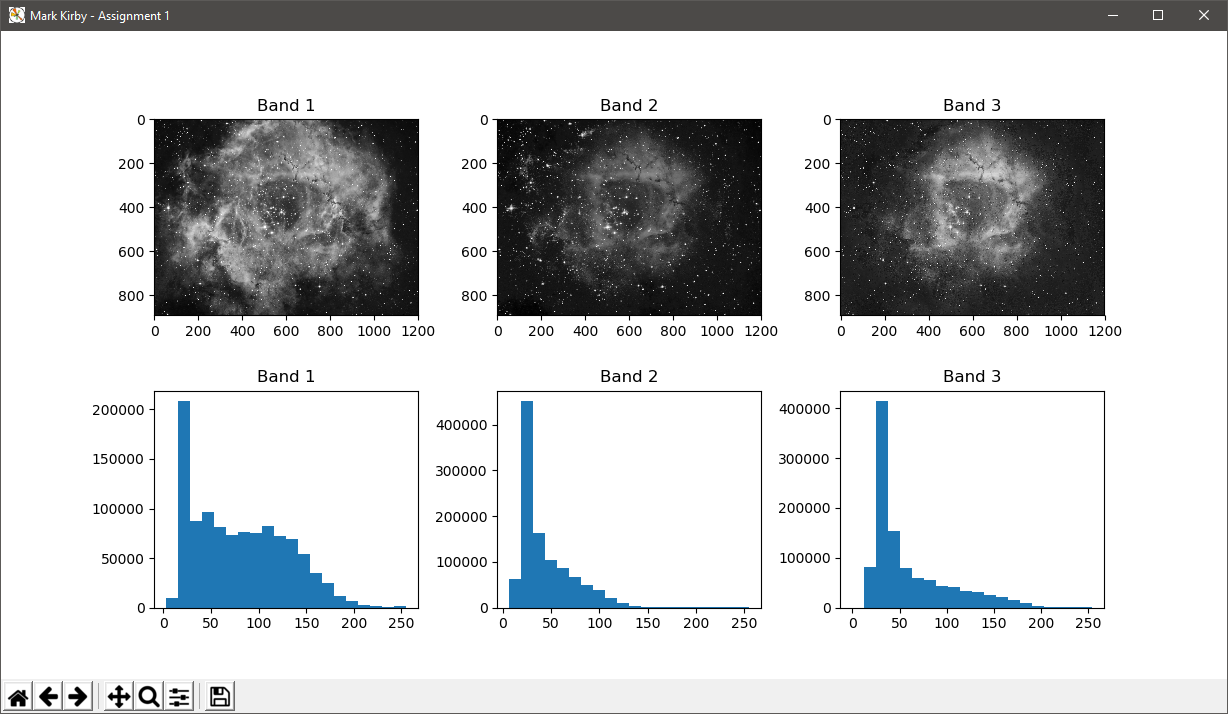
#> input picture tutorial1/votius/GDAA2030_T1_Kirby.png, 1228 x 714 px
$ python GDAA2030_T1_Kirby.py
#> lines starting #> are read from the running program, lines starting #| are printed output that depends on the picture
########################################################################
### Purpose:    Image Analytics - Assignment 1                       ###
### Name:       M Kirby                                              ###
### Date:       Feb 11 2020                                          ###
########################################################################

# import libraies
import numpy as np
from matplotlib import pyplot as plt
from PIL import Image


# set variable to our selected image (stored locally)
imagePath = 'GDAA2030_T1_Kirby.png'

# creates a variable as a pillow object from image
im = Image.open(imagePath)
#> im is the input picture: PIL image 1228x714 RGB; mean R, G, B 201, 203.5, 205.1

# ceates a variable as a numpy array from the pillow object
imarray = np.array(im)

# a list of the available bands in the image, would be more in a MS/HS image
bands = [0,1,2]

# declaring the figure object pror to the loop to title it
plt.figure(num='Mark Kirby - Assignment 1')

# loop through the bands and creates a 2 x 3 array of subplots
# the first row is an image of a single band from the image
# the second row is a histogram of each band in the image
# ADDITIONAL: Added titles to each subplot, adjusted spacing for nicer output
for index in bands:

    # first row of the subplot: index +1 results in first, second, third subpot
    plt.subplot(2,3, index+1)
    plt.title('Band ' + str(index+1))
    plt.imshow(imarray[:,:,index], cmap="gray")

    # second row of the subplot: index +1 +3 results in fourth, fifth, sixth subplot
    plt.subplot(2,3,index+1+3)
    plt.title('Band ' + str(index+1))
    plt.hist(imarray[:,:,index].flatten(), bins=20)

    # adjust some spacing for more nicer output
    plt.subplots_adjust(wspace=.3, hspace=.3)

# opens the populated plot window
plt.show()
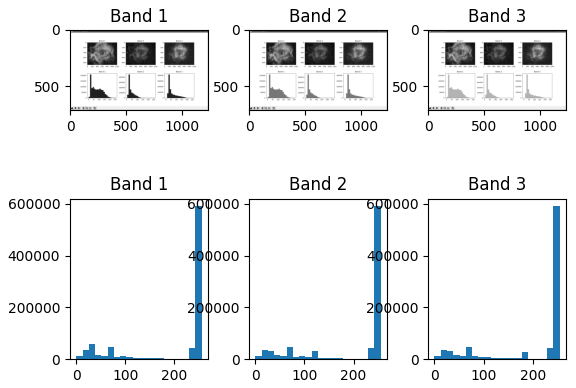
#> figure drawn by matplotlib, 6 panels; panel 2: tallest bar 591442 high, from x = 242.2 to 255; panel 4: tallest bar 591554 high, from x = 242.2 to 255; panel 6: tallest bar 591439 high, from x = 242.2 to 255
